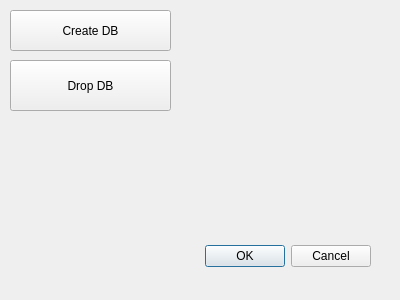
<?xml version="1.0" encoding="UTF-8"?>
<ui version="4.0">
 <class>Dialog</class>
 <widget class="QDialog" name="Dialog">
  <property name="geometry">
   <rect>
    <x>0</x>
    <y>0</y>
    <width>400</width>
    <height>300</height>
   </rect>
  </property>
  <property name="windowTitle">
   <string>Dialog</string>
  </property>
  <widget class="QDialogButtonBox" name="buttonBox">
   <property name="geometry">
    <rect>
     <x>30</x>
     <y>240</y>
     <width>341</width>
     <height>32</height>
    </rect>
   </property>
   <property name="orientation">
    <enum>Qt::Horizontal</enum>
   </property>
   <property name="standardButtons">
    <set>QDialogButtonBox::Cancel|QDialogButtonBox::Ok</set>
   </property>
  </widget>
  <widget class="QPushButton" name="createDB">
   <property name="geometry">
    <rect>
     <x>10</x>
     <y>10</y>
     <width>161</width>
     <height>41</height>
    </rect>
   </property>
   <property name="text">
    <string>Create DB</string>
   </property>
  </widget>
  <widget class="QPushButton" name="dropDB">
   <property name="geometry">
    <rect>
     <x>10</x>
     <y>60</y>
     <width>161</width>
     <height>51</height>
    </rect>
   </property>
   <property name="text">
    <string>Drop DB</string>
   </property>
  </widget>
 </widget>
 <resources/>
 <connections>
  <connection>
   <sender>buttonBox</sender>
   <signal>accepted()</signal>
   <receiver>Dialog</receiver>
   <slot>accept()</slot>
   <hints>
    <hint type="sourcelabel">
     <x>248</x>
     <y>254</y>
    </hint>
    <hint type="destinationlabel">
     <x>157</x>
     <y>274</y>
    </hint>
   </hints>
  </connection>
  <connection>
   <sender>buttonBox</sender>
   <signal>rejected()</signal>
   <receiver>Dialog</receiver>
   <slot>reject()</slot>
   <hints>
    <hint type="sourcelabel">
     <x>316</x>
     <y>260</y>
    </hint>
    <hint type="destinationlabel">
     <x>286</x>
     <y>274</y>
    </hint>
   </hints>
  </connection>
 </connections>
</ui>
